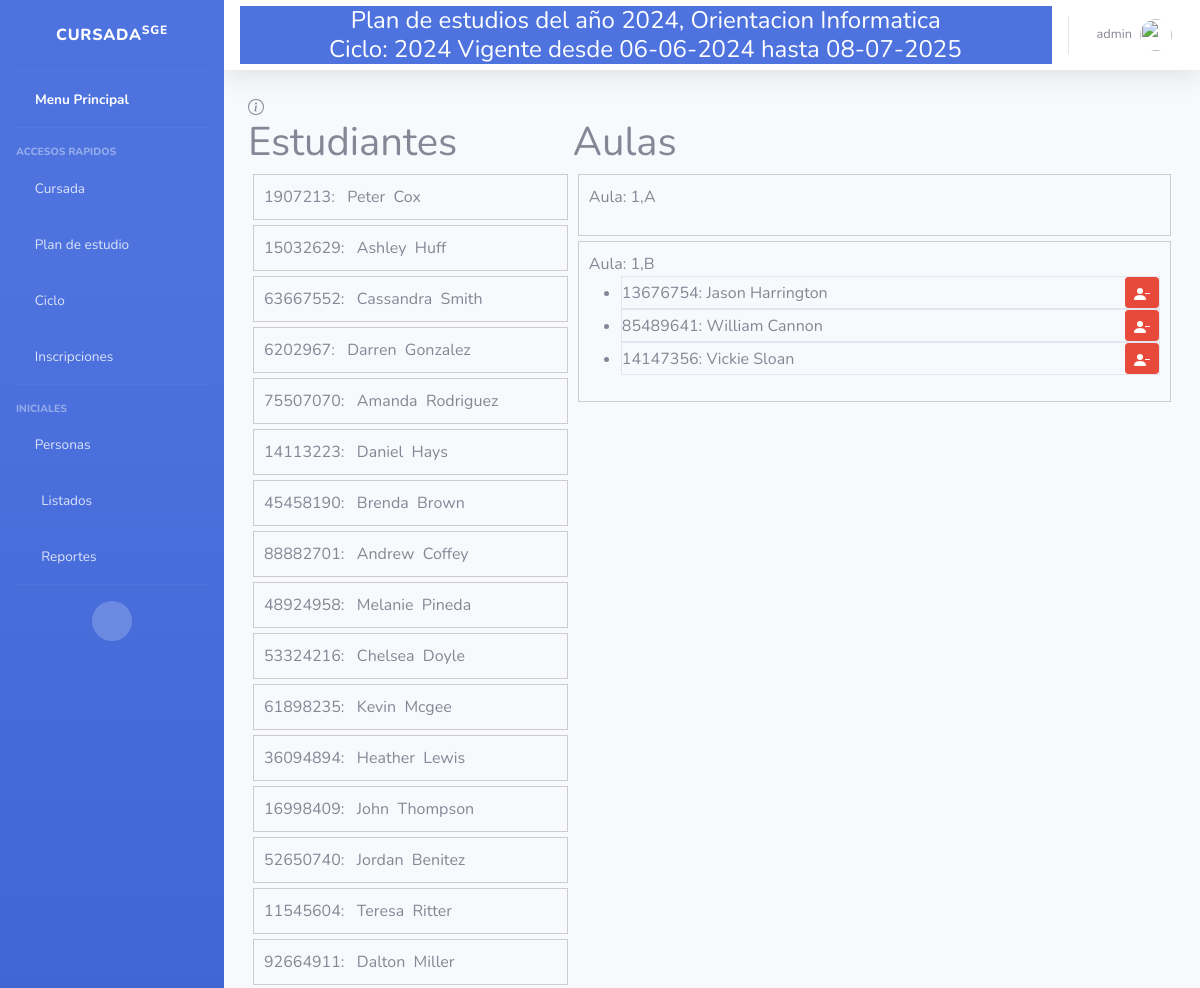
The page /Clases/asignar_alumno_a_aula/1 (signed in, upper part) on the database as committed earlier.
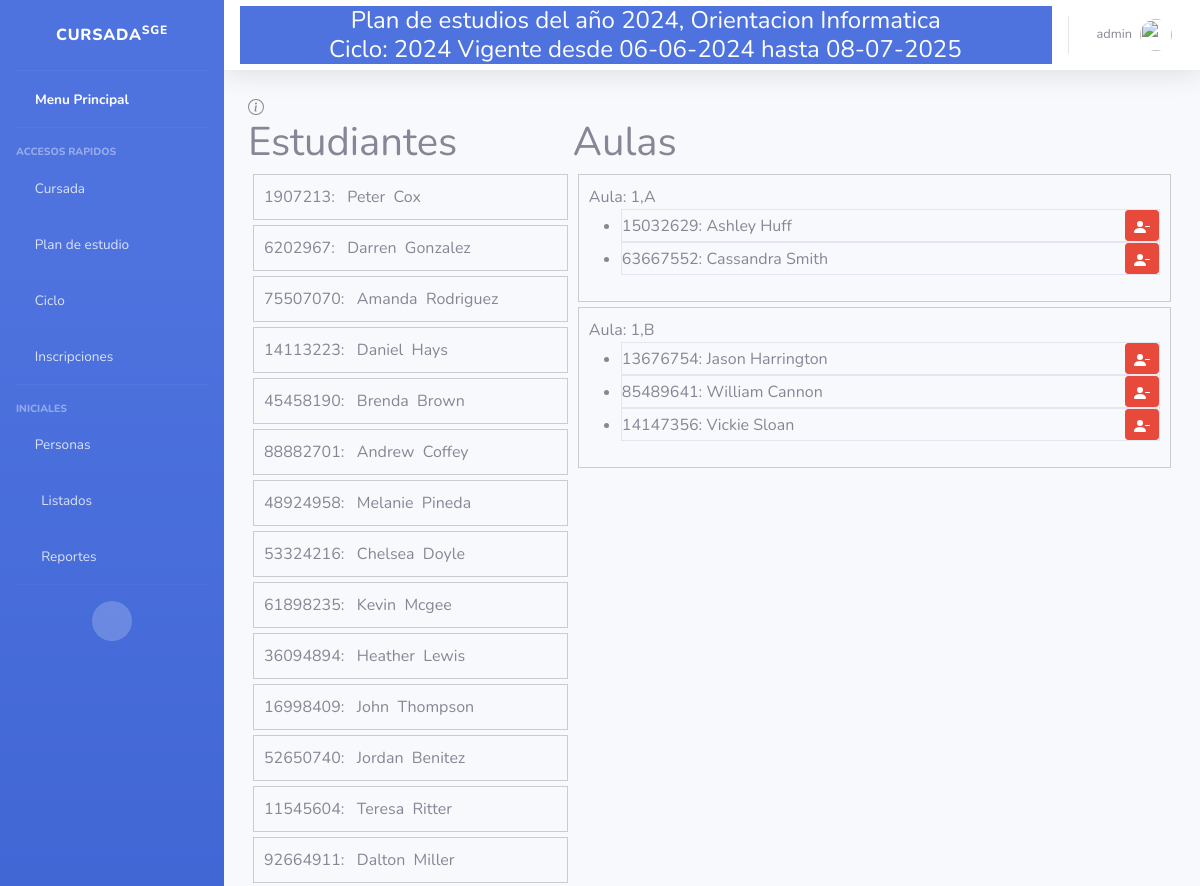
The same page on the database as committed later.
### Core/models.py (models this page shows, shortened)
class Inscripcion(models.Model):
    estudiante = models.ForeignKey(
        Estudiante,
        null=True,
        help_text="Ej: Juan Perez",
        on_delete=models.CASCADE,
    )
    ciclo = models.ForeignKey(
        Ciclo,
        null=True,
        on_delete=models.CASCADE,
        help_text="Ej: Actual",
    )
    anio = models.ForeignKey(
        AnioPlan,
        on_delete=models.CASCADE,
        help_text="Ej: 1,año",
    )
    fecha = models.DateTimeField(default=now,help_text="Ej: 16/02/2024",)
    class Meta:
        unique_together = ['estudiante', 'ciclo', 'anio']

class Persona(models.Model):
    MAXNOMBRE = 50
    MAXAPELLIDO = 50
    REGEX_NOMBRE = '^[0-9a-zA-Z-_ .]{3,100}$'
    REGEX_NUMERO = '^[0-9]{1,12}$'
    MAXDNI =11
    MAXDIRECCION = 100
    MAXTELEFONO = 10
    nombre = models.CharField(
        help_text="Ej: Juan",
        max_length = MAXNOMBRE,
        unique= False,
        null= False,
        blank= False,
        validators= [RegexValidator(regex=REGEX_NOMBRE)],
        error_messages= {
            'max_length': "El nombre puede tener a lo sumo {} caracteres".format(MAXNOMBRE),
            'blank': "El nombre es obligatorio"
        }
    )
    apellido = models.CharField(
        help_text="Ej: Perez",
        max_length=MAXAPELLIDO,
        unique=False,
        null=False,
        blank=False,
        validators=[RegexValidator(regex=REGEX_NOMBRE)],
        error_messages={
            'max_length': "El apellido puede tener a lo sumo {} caracteres".format(MAXNOMBRE),
            'blank': "El apéllido es obligatorio"
        }
    )
    dni= models.CharField(
        help_text="Ej: 12345678",
        max_length = MAXDNI,
        unique= True,
        null= False,
        blank= False,
        error_messages= {
            'max_length': "El dni puede tener a lo sumo {} caracteres".format(MAXDNI),
            'unique': "El dni ingresado ya existe",
            'blank': "El dni es obligatorio"
        }
    )
    localidad=models.ForeignKey(
        Localidad,
        null=False,
        blank=False,
        on_delete=models.CASCADE,
        help_text="Ej: Trelew",
        error_messages={
        }
    )
    direccion=models.CharField(
        help_text="Ej: Calle falsa 123",
        max_length = MAXDIRECCION,
        unique= False,
        null= False,
        blank= False,
        error_messages= {
            'blank': "La direccion es obligatoria"
        }
    )
    email = models.EmailField(
        help_text="Ej: asd@asd.com",
        unique=True,
        null=True,
        blank=True,
        primary_key=False,
        error_messages={
            'unique': "El email no esta disponible",
        }
    )
    telefono= models.CharField(
        help_text="Ej: 0123456789 ",
        max_length=MAXTELEFONO,
        unique=False,
        null=True,
        blank=True,
        primary_key=False,
        validators=[RegexValidator(regex=REGEX_NUMERO)],
        error_messages={
            'max_length': "El telefono puede tener a lo sumo {} caracteres".format(MAXTELEFONO),
        }
    )
    def __str__(self):
        return "{0}, {1}, {2}".format(self.dni, self.apellido, self.nombre)

class Aula(models.Model):
    estudiantes = models.ManyToManyField(
        'Estudiante',
        blank=True,
        related_name="estudiantes",
    )
    division = models.ForeignKey(
        'Division',
        unique=False,
        null=False,  # Asegura que cada aula tenga una división asociada
        blank=False,
        on_delete=models.CASCADE,
        related_name="aulas"  # Hace que el acceso a las aulas asociadas con una división sea más claro
    )
    class Meta:
        db_table = 'Aula'

class Division(models.Model):
    PRIMERA = '1ra'
    SEGUNDA = '2da'
    TERCERA = '3ra'
    CUARTA = '4ta'
    QUINTA = '5ta'
    CHOICES_DIV = (
        (PRIMERA, 'Primera'),
        (SEGUNDA, 'Segunda'),
        (TERCERA, 'Tercera'),
        (CUARTA, 'Cuarta'),
        (QUINTA, 'Quinta'))
    ciclo = models.ForeignKey(Ciclo, on_delete=models.CASCADE, related_name="divisiones")
    codigo = models.CharField(max_length=50, choices=CHOICES_DIV, default=PRIMERA)
    descripcion = models.CharField(max_length=50)
    anio = models.ForeignKey(AnioPlan, on_delete=models.CASCADE)
    alumnos = models.ManyToManyField(Estudiante)
    def __str__(self):
        return "{0},{1}".format(self.anio.codigo, self.codigo)

class AnioPlan(models.Model):
    MAXCODIGO= 50
    CANTMAXPORANIO= 50
    MAXDESCRIPCION = 50
    codigo = models.CharField(
        help_text="Ej: ",
        max_length= MAXCODIGO,
        null=False,
        blank=False,
        error_messages={
            'blank': "El codigo es obligatorio"
        })
    descripcion = models.CharField(help_text="nivel",
        unique=False,
        max_length= MAXDESCRIPCION,
        null=False,
        blank=False,
        primary_key=False,
        )
    plan = models.ForeignKey(PlanDeEstudios, models.CASCADE, related_name="anios")
    inscripciones = models.ManyToManyField(Estudiante)
    class Meta:
        unique_together = [['codigo', 'plan']]

class Estudiante(Persona):
    def dia_futuro(value):
        hoy = date.today()
        if hoy <  value:
            raise ValidationError('La fecha ingresada es mayor a la actual')
        return value
    legajo = models.CharField(
        help_text="Ej: asd123",
        max_length= 50,unique= True,
        )
    fechaInscripcion = models.DateField(default = now,validators=[dia_futuro])
    aulas = models.ManyToManyField(
        'Aula',
        blank=True,
        related_name='estudiantes_en_aula'
        )

### Clases/views.py (the view)
# urls.py: re_path(r'^asignar_alumno_a_aula/(?P<idAnio>\d+)$', views.asignar_alumno_a_aula, name= 'asignar_alumno_a_aula'),
@login_required
def asignar_alumno_a_aula(request, idAnio):
    if not request.user.is_staff:
        return HttpResponseForbidden('Acceso denegado.')
    print("asignar alumno", idAnio)
    ciclo = Ciclo.objects.get(esActual = 'True')
    divisiones = Division.objects.filter(anio_id=idAnio,ciclo=ciclo)
    estudiantes_inscritos = Inscripcion.objects.filter(anio=idAnio,ciclo = ciclo)
    print("estudiuantes inscriptos",estudiantes_inscritos)
    aulas = Aula.objects.filter(division__in=divisiones)
    print("Estoy en aulaaass",aulas[0].estudiantes.all())
    estudiantes_aula = {}  # Cambiaremos a un diccionario para asociar estudiantes con aulas
    for aula in aulas:
        estudiantes_aula[aula.id] = aula.estudiantes.all()
        print(aula.estudiantes.all())
    estudiantes_no_en_aula = []
    ids_estudiantes_aula = [estudiante.id for aula_estudiantes in estudiantes_aula.values() for estudiante in aula_estudiantes]
    print("Estudiates e aulas",ids_estudiantes_aula)
    print((ids_estudiantes_aula))
    for estudiante in estudiantes_inscritos:
        print("id estudiante*****",estudiante.estudiante.id,ids_estudiantes_aula)
        if estudiante.estudiante.id not in ids_estudiantes_aula:
            estudiantes_no_en_aula.append(estudiante)
    print("no en aula", estudiantes_no_en_aula)
    return render(request, 'Division/asignar_alumnno_aula.html', {'aulas': aulas,
                                                                'estudiantes': estudiantes_no_en_aula,
                                                                'estudiantes_aula': estudiantes_aula,
                                                                'estudiantes_no_en_aula': estudiantes_no_en_aula})

### Core/models.py (called while the page is built)
    def __str__(self):
        return "Plan de estudios del año {0}, Orientacion {1}".format(self.anio, self.orientacion)

    def __str__(self):
        return "{0} Vigente desde {1} hasta {2}".format(self.anioCalendario,self.fechaInicio.strftime("%d-%m-%Y"), self.fechaFin.strftime("%d-%m-%Y"))

### Clases/templates/Division/asignar_alumnno_aula.html (shortened to what this page needs)
{% extends 'index.html' %}
{% block content %}
{% load static %}
<head>
</head>
<a data-bs-toggle="modal" data-bs-target="#exampleModal" data-bs-slide-to="0">
    </a>
<cuerpo>
    <div id="estudiantes-container">
        <h1>Estudiantes</h1>
        <ul id="estudiantes-list">
            {% for estudiante in estudiantes %}
                <li class="estudiante" draggable="true" ondragstart="handleDragStart(event,
                '{{ estudiante.estudiante.dni }}',
                '{{ estudiante.estudiante.id }}',
                '{{ estudiante.estudiante.nombre }}',
                '{{ estudiante.estudiante.apellido }}')"
                data-id="{{ estudiante.estudiante.id }}"
                data-dni="{{ estudiante.estudiante.dni }}"
                data-nombre="{{ estudiante.estudiante.nombre }}"
                data-apellido="{{ estudiante.estudiante.apellido }}">
                {{ estudiante.estudiante.dni  }}: &nbsp {{ estudiante.estudiante.nombre  }}&nbsp {{estudiante.estudiante.apellido}}</li>
            {% endfor %}
        </ul>
    </div>
    <div id="aulas-container">
        <h1>Aulas</h1>
        {% for aula in aulas %}
        <div id="aulas-list">
            <li class="aula" ondrop="drop(event)" ondragover="allowDrop(event)" data-id="{{ aula.id }}">
                Aula: {{ aula.division }}
                <ul>
                    {% for estudiante_id, estudiante in estudiantes_aula.items %}
                    {% if estudiante_id == aula.id %}
                    <div>
                        {% for e in estudiante %}
                        <li class="border estudiantes-list">
                            <div style="display: flex; align-items: center; justify-content: space-between;">
                                <span>{{ e.dni }}: {{ e.nombre }} {{ e.apellido }}</span>
                                <button class="btn btn-danger btn-sm" onclick="eliminarEstudiante('{{ aula.id }}', '{{ e.id }}')">
                                    <small>
                                        <svg xmlns="http://www.w3.org/2000/svg" width="16" height="16" fill="currentColor" class="bi bi-person-dash-fill" viewBox="0 0 16 16">
                                            <path fill-rule="evenodd" d="M11 7.5a.5.5 0 0 1 .5-.5h4a.5.5 0 0 1 0 1h-4a.5.5 0 0 1-.5-.5"/>
                                            <path d="M1 14s-1 0-1-1 1-4 6-4 6 3 6 4-1 1-1 1zm5-6a3 3 0 1 0 0-6 3 3 0 0 0 0 6"/>
                                        </svg>
                                    </small>
                                </button>
                            </div>
                        </li>
                        {% endfor %}
                    </div>
                    {% endif %}
                    {% endfor %}
                </ul>
            </li>
        </div>
        {% endfor %}
    </div>
</cuerpo>
</html>
{% endblock content %}

Rows that differ between the two databases and show on the page:
no longer on this page (row unchanged): Inscripcion: estudiante.dni "15032629", estudiante.nombre "Ashley", estudiante.apellido "Huff"
no longer on this page (row unchanged): Inscripcion: estudiante.dni "63667552", estudiante.nombre "Cassandra", estudiante.apellido "Smith"
changed Aula (number 1 of 2 on the later page): gains Estudiante (dni "15032629", nombre "Ashley", apellido "Huff"); gains Estudiante (dni "63667552", nombre "Cassandra", apellido "Smith")
